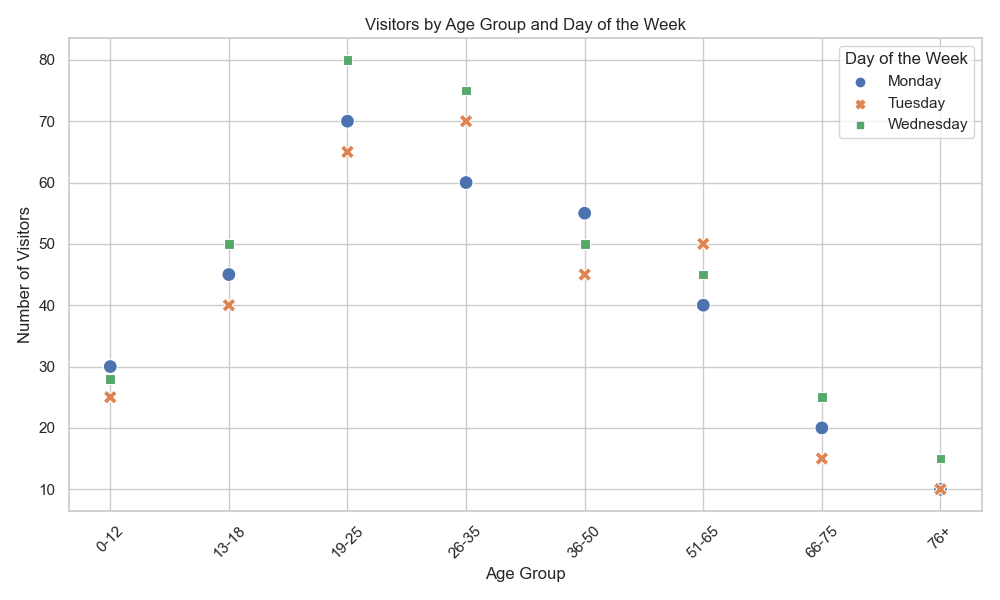

Reproduce this figure in Python.

import pandas as pd
import seaborn as sns
import matplotlib.pyplot as plt

# Provided data
data = [
    {'Age Group': '0-12', 'Monday Visitors': 30, 'Tuesday Visitors': 25, 'Wednesday Visitors': 28},
    {'Age Group': '13-18', 'Monday Visitors': 45, 'Tuesday Visitors': 40, 'Wednesday Visitors': 50},
    {'Age Group': '19-25', 'Monday Visitors': 70, 'Tuesday Visitors': 65, 'Wednesday Visitors': 80},
    {'Age Group': '26-35', 'Monday Visitors': 60, 'Tuesday Visitors': 70, 'Wednesday Visitors': 75},
    {'Age Group': '36-50', 'Monday Visitors': 55, 'Tuesday Visitors': 45, 'Wednesday Visitors': 50},
    {'Age Group': '51-65', 'Monday Visitors': 40, 'Tuesday Visitors': 50, 'Wednesday Visitors': 45},
    {'Age Group': '66-75', 'Monday Visitors': 20, 'Tuesday Visitors': 15, 'Wednesday Visitors': 25},
    {'Age Group': '76+', 'Monday Visitors': 10, 'Tuesday Visitors': 10, 'Wednesday Visitors': 15}
]

# Convert the list of dictionaries to a dataframe
df = pd.DataFrame(data)

# Melt the dataframe to get it in 'long' format
df_melted = df.melt(id_vars='Age Group', var_name='Day', value_name='Visitors')

# Replace 'Monday Visitors', 'Tuesday Visitors', 'Wednesday Visitors' with 'Monday', 'Tuesday', 'Wednesday'
df_melted['Day'] = df_melted['Day'].str.replace(' Visitors', '')

# Generate a scatterplot
plt.figure(figsize=(10, 6))
scatterplot = sns.scatterplot(data=df_melted,
                              x='Age Group',
                              y='Visitors',
                              hue='Day',
                              style='Day',
                              palette='deep',
                              s=100) # s is the size of the markers

plt.title('Visitors by Age Group and Day of the Week')
plt.xlabel('Age Group')
plt.ylabel('Number of Visitors')
plt.xticks(rotation=45) # Rotating the x-axis labels for better readability
plt.legend(title='Day of the Week')
plt.tight_layout() # Adjusts plot to ensure everything fits without overlapping
plt.show()
